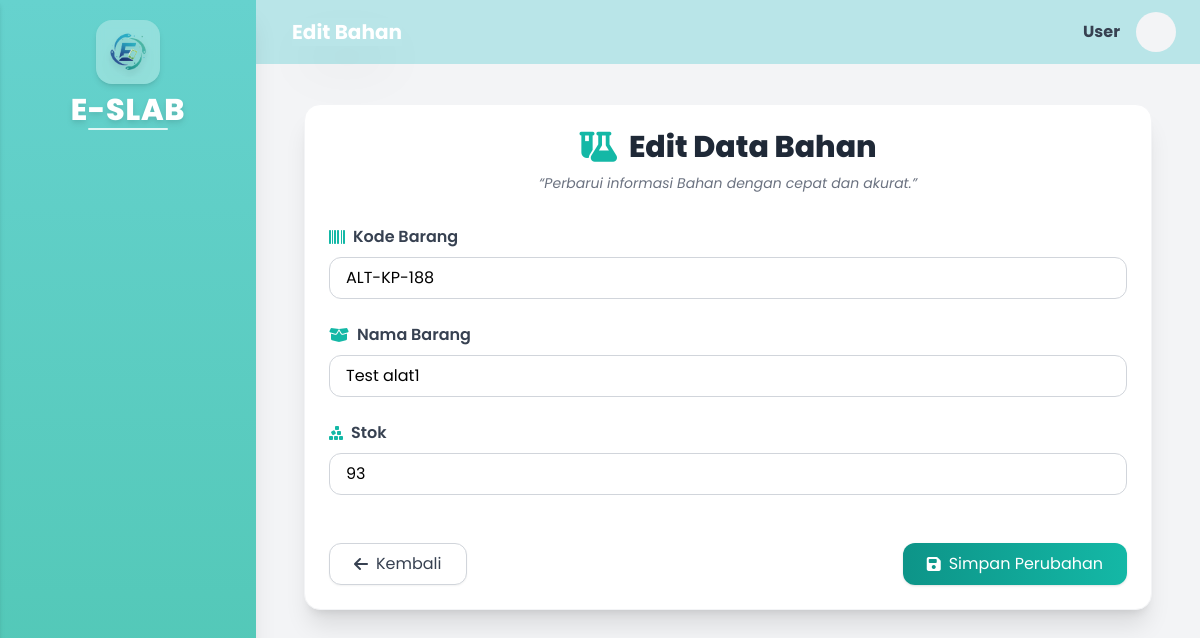
Page /admin/katalog_bahan/edit/373 on the earlier database version.
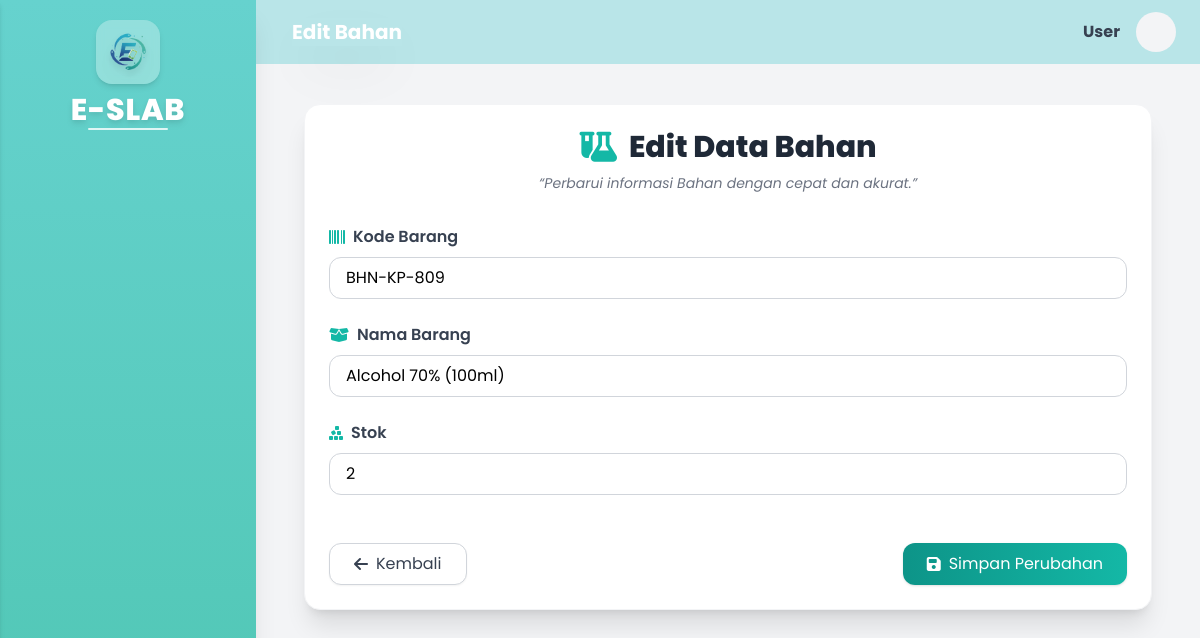
Same page on the later database version.
### tables this page shows
CREATE TABLE `barang` (
  `id_barang` int(11) NOT NULL,
  `id_sub_kategori` int(11) NOT NULL,
  `kode_barang` varchar(50) NOT NULL,
  `nama_barang` varchar(100) NOT NULL,
  `deskripsi` text DEFAULT NULL,
  `satuan` varchar(30) DEFAULT NULL,
  `stok` int(11) NOT NULL DEFAULT 0,
  `stok_minimum` int(11) NOT NULL DEFAULT 0,
  `is_active` tinyint(1) NOT NULL DEFAULT 1,
  `created_at` timestamp NOT NULL DEFAULT current_timestamp(),
  `updated_at` timestamp NULL DEFAULT NULL ON UPDATE current_timestamp()
);

### application/controllers/admin/Katalog_Bahan.php (called while the page is built, shortened)
<?php
class Katalog_bahan extends CI_Controller
{
    public function __construct()
    {
        $this->load->model('Barang_model');
        $this->load->library('pagination');
        $this->load->helper('url');
    }
    public function edit($id)
    {
        $data['barang'] = $this->Barang_model->get_by_id($id);
        $user_name = $this->session->userdata('nama_user') ?? $this->session->userdata('username');
        $user_initial = strtoupper(substr($user_name, 0, 1));
        $data['title'] = "Edit Bahan";
        $data['user_name'] = $user_name;
        $data['user_initial'] = $user_initial;
        $this->load->view('layouts/header', $data);
        $this->load->view('layouts/sidebar', $data);
        $this->load->view('admin/katalog_bahan/edit', $data);
        $this->load->view('layouts/footer');
    }
}

### index.php (called while the page is built, shortened)
<?php
require_once BASEPATH.'core/CodeIgniter.php';

### application/models/Barang_model.php (called while the page is built, shortened)
<?php
class Barang_model extends CI_Model
{
    protected $table = 'barang';
    public function get_by_id($id_barang)
    {
        return $this->db->get_where($this->table, ['id_barang' => $id_barang])->row();
    }
}

### application/views/admin/katalog_bahan/edit.php (the view, shortened to what this page needs)
<div class="max-w-5xl mx-6 p-6 bg-white rounded-2xl shadow-xl border border-gray-100">
  <div class="text-center mb-8">
    <h1 class="text-3xl font-extrabold text-gray-800 flex justify-center items-center gap-3">
      <i class="fa-solid fa-flask-vial text-teal-500"></i>
      Edit Data Bahan
    </h1>
    <p class="text-gray-500 text-sm italic mt-2">
      “Perbarui informasi Bahan dengan cepat dan akurat.”
    </p>
  </div>
  <form method="post" action="<?= site_url('admin/katalog_bahan/update'); ?>" class="space-y-6">
    <div>
      <label class="block text-gray-700 font-semibold mb-2 flex items-center gap-2">
        <i class="fa-solid fa-barcode text-teal-500"></i> Kode Barang
      </label>
      <input type="text"
        name="kode_barang"
        value="<?= htmlspecialchars($barang->kode_barang); ?>"
        class="w-full border border-gray-300 rounded-xl px-4 py-2 focus:ring-2 focus:ring-teal-400 focus:border-teal-400 outline-none transition"
        required>
    </div>
    <div>
      <label class="block text-gray-700 font-semibold mb-2 flex items-center gap-2">
        <i class="fa-solid fa-box-open text-teal-500"></i> Nama Barang
      </label>
      <input type="text"
        name="nama_barang"
        value="<?= htmlspecialchars($barang->nama_barang); ?>"
        class="w-full border border-gray-300 rounded-xl px-4 py-2 focus:ring-2 focus:ring-teal-400 focus:border-teal-400 outline-none transition"
        required>
    </div>
    <div>
      <label class="block text-gray-700 font-semibold mb-2 flex items-center gap-2">
        <i class="fa-solid fa-cubes-stacked text-teal-500"></i> Stok
      </label>
      <input type="number"
        name="stok"
        value="<?= htmlspecialchars($barang->stok); ?>"
        min="0"
        class="w-full border border-gray-300 rounded-xl px-4 py-2 focus:ring-2 focus:ring-teal-400 focus:border-teal-400 outline-none transition"
        required>
    </div>
    <div class="flex flex-col md:flex-row justify-between gap-4 pt-6">
      <a href="<?= site_url('admin/katalog_alat'); ?>"
        class="flex items-center justify-center gap-2 bg-white text-gray-700 border border-gray-300 px-6 py-2 rounded-xl hover:bg-gray-300 shadow-sm transition w-full md:w-auto">
        <i class="fa-solid fa-arrow-left"></i> Kembali
      </a>
      <button type="submit"
        class="flex items-center justify-center gap-2 bg-gradient-to-r from-teal-600 to-teal-500 text-white px-6 py-2 rounded-xl shadow hover:scale-105 transition-all w-full md:w-auto">
        <i class="fa-solid fa-floppy-disk"></i> Simpan Perubahan
      </button>
    </div>
  </form>
</div>

Differences in the rows shown:
changed barang: kode_barang "ALT-KP-188" → "BHN-KP-809"; nama_barang "Test alat1" → "Alcohol 70% (100ml)"; stok "93" → "2"
